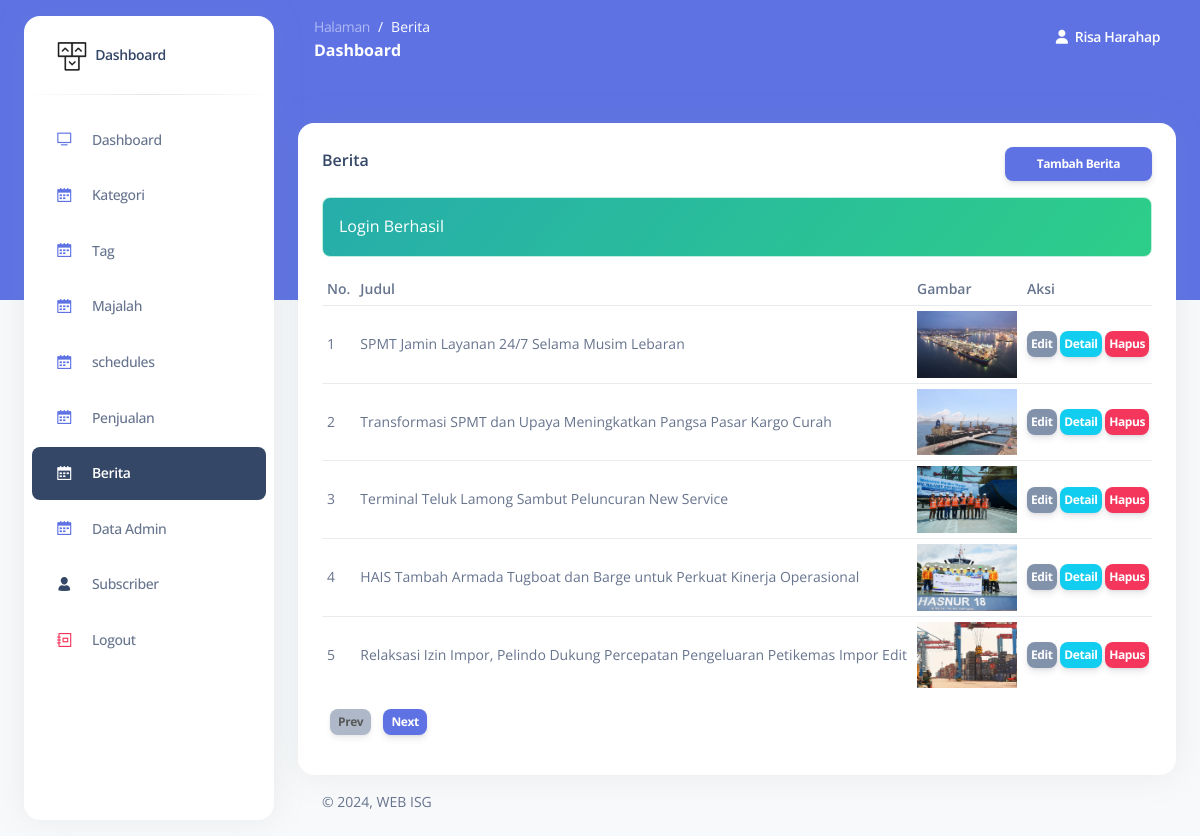
Screenshot of /admin/berita.php (signed in) with the database file from the repository.
### tables this page shows
CREATE TABLE `berita` (
  `id_berita` int NOT NULL,
  `judul` varchar(200) NOT NULL DEFAULT '0',
  `gambar` varchar(100) NOT NULL DEFAULT '0',
  `isi` text NOT NULL
);

### admin/function/query.php (called while the page is built, shortened)
<?php
function query_select($table, $role = [])
{
  global $conn;
  $sql = "SELECT * FROM $table";
  if (isset($role['orderby'])) {
    $sql .= " ORDER BY " . $role['orderby'];
  }
  if (isset($role['limit'])) {
    $sql .= " LIMIT " . $role['limit'];
  }
  $result = mysqli_query($conn, $sql);
  $rows = [];
  while ($row = mysqli_fetch_assoc($result)) {
    $rows[] = $row;
  }
  return $rows;
}

### admin/berita.php (the view, shortened to what this page needs)
<?php
$dataCount = 10;
$page = getPage();
$first = $page > 1 ? ($page * $dataCount) - $dataCount : 0;
$previousPage = $page - 1;
$nextPage = $page + 1;
$data = query_select("berita", [
	"orderby" => "id_berita DESC",
	"limit" => "$first, $dataCount",
]);
 ?>
<!DOCTYPE html>
<html lang="en">
<body class="g-sidenav-show   bg-gray-100">
  <main class="main-content position-relative border-radius-lg ">
    <div class="container-fluid py-4">
      <div class="row mt-4">
        <div class="col-lg-12 mb-lg-0 mb-4">
          <div class="card " style="min-height: 70vh">
            <div class="card-body">
            	<div class="d-flex justify-content-between">
	              <h6 class="mb-2">Berita</h6>
            		<a href="berita-add.php" class="btn btn-sm btn-primary">Tambah Berita</a>
            	</div>
	            <div class="table-responsive">
	              <table class="table align-items-center ">
	              	<thead>
	              		<tr>
	              			<th>No.</th>
	              			<th>Judul</th>
	              			<th>Gambar</th>
	              			<th style="width: 150px">Aksi</th>
	              		</tr>
	              	</thead>
	                <tbody>
	                	<?php if ($data): ?>
	                		<?php $no = 1; ?>
	                		<?php foreach ($data as $val): ?>
	                			<tr>
	                				<td><?= $first + $no++ ?></td>
	                				<td><?= $val["judul"] ?></td>
	                				<td>
	                					<img src="assets/img/<?= $val["gambar"] ?>" style="width: 100px" alt="">
	                				</td>
	                				<td>
	                					<a href="berita-edit.php?id=<?= $val["id_berita"] ?>" class="p-1 mb-0 btn btn-sm btn-secondary">Edit</a>
	                					<a href="berita-detail.php?id=<?= $val["id_berita"] ?>" class="p-1 mb-0 btn btn-sm btn-info">Detail</a>
	                					<a href="hapus.php?id=<?= $val["id_berita"] ?>&data=berita" class="p-1 mb-0 btn btn-sm btn-danger">Hapus</a>
	                				</td>
	                			</tr>
	                		<?php endforeach ?>
	                	<?php endif ?>
	                </tbody>
	              </table>
	              <?php if ($data): ?>
	              <div class="d-flex justify-content-start">
                      <div>
                          <a href="?page=<?= $previousPage ?><?= get("q") ? "&q=" . get("q") : "" ?>" class="btn btn-sm ms-2 py-1 px-2 btn-secondary <?= $page == 1 ? "disabled" : "" ?>">Prev</a>
                          <a href="?page=<?= $nextPage ?><?= get("q") ? "&q=" . get("q") : "" ?>" class="btn btn-sm ms-2 py-1 px-2 btn-primary">Next</a>
                      </div>
                  </div>
	            </div>
              <?php endif ?>
            </div>
          </div>
        </div>
      </div>
    </div>
  </main>
</body>
</html>

### admin/partials/head.php (style rules this page uses)
.table-responsive table thead th, .table-responsive table tbody td { text-align: left !important; padding: 0 !important; font-size: 14px; padding: 5px !important; }

### rows the page displays
berita: no "1", judul "SPMT Jamin Layanan 24/7 Selama Musim Lebaran", gambar (picture)
berita: no "2", judul "Transformasi SPMT dan Upaya Meningkatkan Pangsa Pasar Kargo Curah", gambar (picture)
berita: no "3", judul "Terminal Teluk Lamong Sambut Peluncuran New Service", gambar (picture)
berita: no "4", judul "HAIS Tambah Armada Tugboat dan Barge untuk Perkuat Kinerja Operasional", gambar (picture)
berita: no "5", judul "Relaksasi Izin Impor, Pelindo Dukung Percepatan Pengeluaran Petikemas Impor Edit", gambar (picture)

### other values shown
$hal "Berita"
$_SESSION[KEY]["login"]["nama"] "Risa Harahap"
$comp "Login Berhasil"
